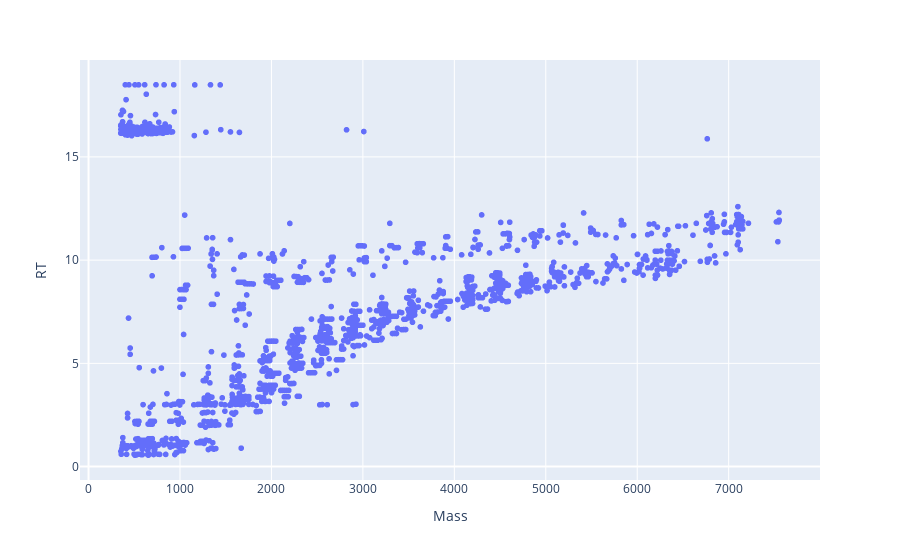

This figure's notebook cell:
### Code cell
dfm = match_dfs(df_5mix, df_12mix)
plotly_zone(dfm)
df_12mix.shape, dfm.shape

### Figure 1 — Plotly figure (JSON) as saved in the notebook; plotly's stock layout.template omitted (floating-point values rounded to 4 significant figures; data arrays with more than 128 entries replaced by an {"elided": "..."} marker saying what was removed)
{"data": [{"hovertemplate": "Mass=%{x}<br>RT=%{y}<extra></extra>", "legendgroup": "", "marker": {"color": "#636efa", "symbol": "circle"}, "mode": "markers", "name": "", "showlegend": false, "type": "scattergl", "x": {"elided": "1561 float values"}, "xaxis": "x", "y": {"elided": "1561 float values"}, "yaxis": "y"}], "layout": {"legend": {"tracegroupgap": 0}, "margin": {"t": 60}, "xaxis": {"anchor": "y", "domain": [0, 1], "title": {"text": "Mass"}}, "yaxis": {"anchor": "x", "domain": [0, 1], "title": {"text": "RT"}}}}
